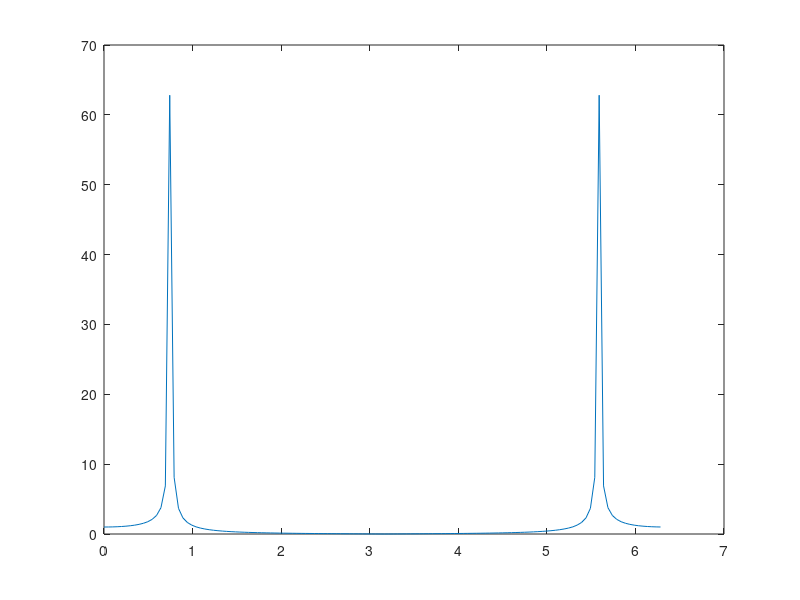

This figure's MATLAB source:
% Regression test function (black box) for fft
% This function is autogenerated by helpgen.py
function bbtest_success = bbtest_transforms_fft
  bbtest_success = 1;
NumErrors = 0;
try
  t = linspace(0,2*pi,128);
catch
  NumErrors = NumErrors + 1;
end
try
  x = cos(15*t);
catch
  NumErrors = NumErrors + 1;
end
try
  y = fft(x);
catch
  NumErrors = NumErrors + 1;
end
try
  plot(t,abs(y));
catch
  NumErrors = NumErrors + 1;
end
try
  mprint('fft1');
catch
  NumErrors = NumErrors + 1;
end
if (NumErrors ~= 0) bbtest_success = 0; return; end
NumErrors = 0;
try
  A = [2,5;3,6]
catch
  NumErrors = NumErrors + 1;
end
try
  real(fft(A,[],1))
catch
  NumErrors = NumErrors + 1;
end
try
  real(fft(A,[],2))
catch
  NumErrors = NumErrors + 1;
end
if (NumErrors ~= 0) bbtest_success = 0; return; end
NumErrors = 0;
try
  delta(1:10) = 1;
catch
  NumErrors = NumErrors + 1;
end
try
  plot((0:255)/256*pi*2,real(fft(delta,256)),'r-');
catch
  NumErrors = NumErrors + 1;
end
try
  hold on
catch
  NumErrors = NumErrors + 1;
end
try
  plot((0:9)/10*pi*2,real(fft(delta)),'go');
catch
  NumErrors = NumErrors + 1;
end
try
  mprint('fft2');
catch
  NumErrors = NumErrors + 1;
end
if (NumErrors ~= 0) bbtest_success = 0; return; end
